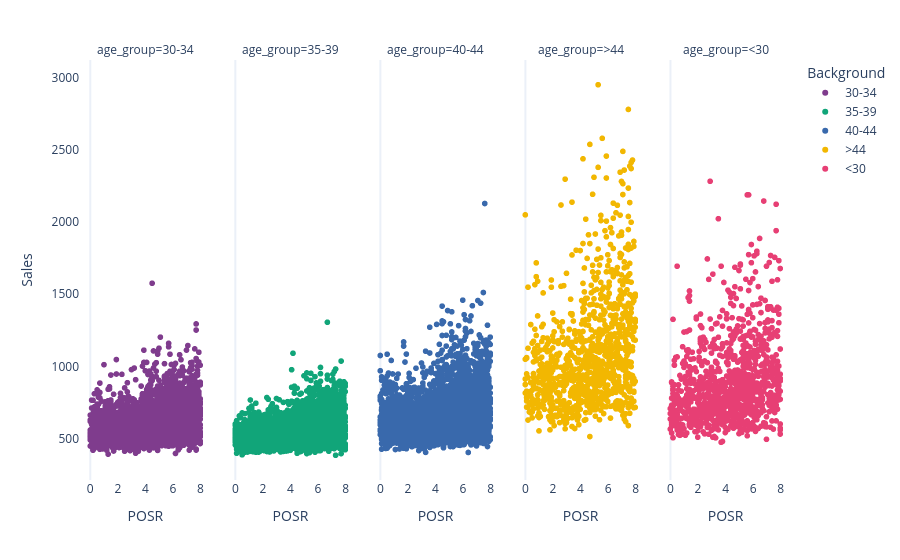

This figure's notebook cell:
### Markdown cell above
- Customers 40>=n spend  more money than others

### Code cell
fig = px.scatter(df_temp, x="POSR", y="Sales" ,color="age_group", facet_col='age_group',
                 color_discrete_sequence = px.colors.qualitative.Bold, template = "plotly_white")

fig.update_xaxes(showgrid=False, title="POSR")
fig.update_yaxes(showgrid=False)
fig.update_layout(legend_title_text="Background", xaxis2=dict(title="POSR"))
fig.show()

### Figure 1 — Plotly figure (JSON) as saved in the notebook; plotly's stock layout.template omitted (floating-point values rounded to 4 significant figures; data arrays with more than 128 entries replaced by an {"elided": "..."} marker saying what was removed)
{"data": [{"hovertemplate": "age_group=30-34<br>POSR=%{x}<br>Sales=%{y}<extra></extra>", "legendgroup": "30-34", "marker": {"color": "rgb(127, 60, 141)", "symbol": "circle"}, "mode": "markers", "name": "30-34", "showlegend": true, "type": "scattergl", "x": {"elided": "4435 float values"}, "xaxis": "x", "y": {"elided": "4435 float values"}, "yaxis": "y"}, {"hovertemplate": "age_group=35-39<br>POSR=%{x}<br>Sales=%{y}<extra></extra>", "legendgroup": "35-39", "marker": {"color": "rgb(17, 165, 121)", "symbol": "circle"}, "mode": "markers", "name": "35-39", "showlegend": true, "type": "scattergl", "x": {"elided": "4885 float values"}, "xaxis": "x2", "y": {"elided": "4885 float values"}, "yaxis": "y2"}, {"hovertemplate": "age_group=40-44<br>POSR=%{x}<br>Sales=%{y}<extra></extra>", "legendgroup": "40-44", "marker": {"color": "rgb(57, 105, 172)", "symbol": "circle"}, "mode": "markers", "name": "40-44", "showlegend": true, "type": "scattergl", "x": {"elided": "3543 float values"}, "xaxis": "x3", "y": {"elided": "3543 float values"}, "yaxis": "y3"}, {"hovertemplate": "age_group=>44<br>POSR=%{x}<br>Sales=%{y}<extra></extra>", "legendgroup": ">44", "marker": {"color": "rgb(242, 183, 1)", "symbol": "circle"}, "mode": "markers", "name": ">44", "showlegend": true, "type": "scattergl", "x": {"elided": "1041 float values"}, "xaxis": "x4", "y": {"elided": "1041 float values"}, "yaxis": "y4"}, {"hovertemplate": "age_group=<30<br>POSR=%{x}<br>Sales=%{y}<extra></extra>", "legendgroup": "<30", "marker": {"color": "rgb(231, 63, 116)", "symbol": "circle"}, "mode": "markers", "name": "<30", "showlegend": true, "type": "scattergl", "x": {"elided": "1096 float values"}, "xaxis": "x5", "y": {"elided": "1096 float values"}, "yaxis": "y5"}], "layout": {"annotations": [{"font": {}, "showarrow": false, "text": "age_group=30-34", "x": 0.092, "xanchor": "center", "xref": "paper", "y": 1, "yanchor": "bottom", "yref": "paper"}, {"font": {}, "showarrow": false, "text": "age_group=35-39", "x": 0.296, "xanchor": "center", "xref": "paper", "y": 1, "yanchor": "bottom", "yref": "paper"}, {"font": {}, "showarrow": false, "text": "age_group=40-44", "x": 0.5, "xanchor": "center", "xref": "paper", "y": 1, "yanchor": "bottom", "yref": "paper"}, {"font": {}, "showarrow": false, "text": "age_group=>44", "x": 0.704, "xanchor": "center", "xref": "paper", "y": 1, "yanchor": "bottom", "yref": "paper"}, {"font": {}, "showarrow": false, "text": "age_group=<30", "x": 0.908, "xanchor": "center", "xref": "paper", "y": 1, "yanchor": "bottom", "yref": "paper"}], "legend": {"title": {"text": "Background"}, "tracegroupgap": 0}, "margin": {"t": 60}, "xaxis": {"anchor": "y", "domain": [0, 0.184], "showgrid": false, "title": {"text": "POSR"}}, "xaxis2": {"anchor": "y2", "domain": [0.204, 0.388], "matches": "x", "showgrid": false, "title": {"text": "POSR"}}, "xaxis3": {"anchor": "y3", "domain": [0.408, 0.592], "matches": "x", "showgrid": false, "title": {"text": "POSR"}}, "xaxis4": {"anchor": "y4", "domain": [0.612, 0.796], "matches": "x", "showgrid": false, "title": {"text": "POSR"}}, "xaxis5": {"anchor": "y5", "domain": [0.816, 1], "matches": "x", "showgrid": false, "title": {"text": "POSR"}}, "yaxis": {"anchor": "x", "domain": [0, 1], "showgrid": false, "title": {"text": "Sales"}}, "yaxis2": {"anchor": "x2", "domain": [0, 1], "matches": "y", "showgrid": false, "showticklabels": false}, "yaxis3": {"anchor": "x3", "domain": [0, 1], "matches": "y", "showgrid": false, "showticklabels": false}, "yaxis4": {"anchor": "x4", "domain": [0, 1], "matches": "y", "showgrid": false, "showticklabels": false}, "yaxis5": {"anchor": "x5", "domain": [0, 1], "matches": "y", "showgrid": false, "showticklabels": false}}}
